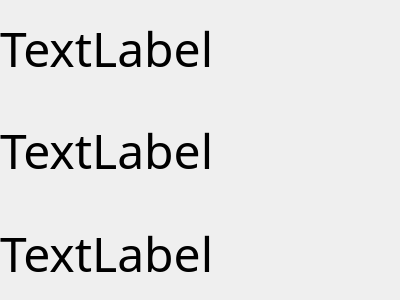
<?xml version="1.0" encoding="UTF-8"?>
<ui version="4.0">
 <class>Form</class>
 <widget class="QWidget" name="Form">
  <property name="geometry">
   <rect>
    <x>0</x>
    <y>0</y>
    <width>400</width>
    <height>300</height>
   </rect>
  </property>
  <property name="windowTitle">
   <string>Form</string>
  </property>
  <widget class="QWidget" name="">
   <property name="geometry">
    <rect>
     <x>0</x>
     <y>0</y>
     <width>401</width>
     <height>301</height>
    </rect>
   </property>
   <layout class="QVBoxLayout" name="verticalLayout">
    <item>
     <widget class="QLabel" name="label">
      <property name="font">
       <font>
        <family>Adobe Arabic</family>
        <pointsize>36</pointsize>
       </font>
      </property>
      <property name="text">
       <string>TextLabel</string>
      </property>
     </widget>
    </item>
    <item>
     <widget class="QLabel" name="label_2">
      <property name="font">
       <font>
        <family>Adobe Arabic</family>
        <pointsize>36</pointsize>
       </font>
      </property>
      <property name="text">
       <string>TextLabel</string>
      </property>
     </widget>
    </item>
    <item>
     <widget class="QLabel" name="label_3">
      <property name="font">
       <font>
        <family>Adobe Arabic</family>
        <pointsize>36</pointsize>
       </font>
      </property>
      <property name="text">
       <string>TextLabel</string>
      </property>
     </widget>
    </item>
   </layout>
  </widget>
 </widget>
 <resources/>
 <connections/>
</ui>
